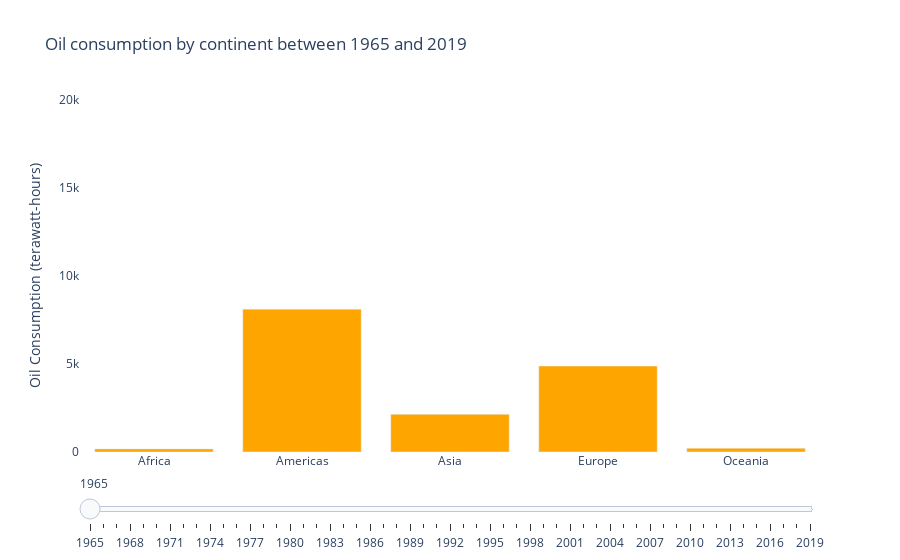

The notebook cell this image was saved under:
### Code cell
oil_consumption_region = oil_consumption_df.loc[oil_consumption_df['region']!='OWID_WRL'].groupby(['region', 'year']).sum()
oil_consumption_region = oil_consumption_region.reset_index()[['region', 'year', 'oil_consumption']]
# An empty graph object
fig_bar = go.Figure()

# Loop through each unique year in the dataset and create a trace for each year
for year in oil_consumption_region['year'].unique():
    # Filter the dataframe to only include data for the current year
    data_for_year = oil_consumption_region[oil_consumption_region['year'] == year]
    # Create a trace for the current year
    fig_bar.add_trace(dict(type='bar',
                     x=data_for_year['region'],
                     y=data_for_year['oil_consumption'],
                     showlegend=False,
                     visible=False,
                     marker=dict(color='orange'),
                     hovertemplate='<b>%{x}</b> <br><b>Oil Consumption:</b> %{y:.1f}',
                     name=''
                    )
               )

# First seen trace
fig_bar.data[0].visible = True

# Create a slider step for each year
steps = []
for i, year in enumerate(oil_consumption_region['year'].unique()):
    visible_traces = [False] * len(oil_consumption_region['year'].unique())
    visible_traces[i] = True
    step = dict(
        label=str(year),
        method="update",
        args=[{"visible": visible_traces},
              {"title": "Oil consumption by continent in " + str(year)}],
    )
    steps.append(step)

# Add slider to the layout
sliders = [dict(
    active=0,
    steps=steps
)]

fig_bar.update_layout(dict(title=dict(text='Oil consumption by continent between 1965 and 2019'),
                  yaxis=dict(title='Oil Consumption (terawatt-hours)',
                             range=[0,2*(10**4)]
                            ),
                  sliders=sliders,
                  plot_bgcolor='white'
                ))

fig_bar.show()
